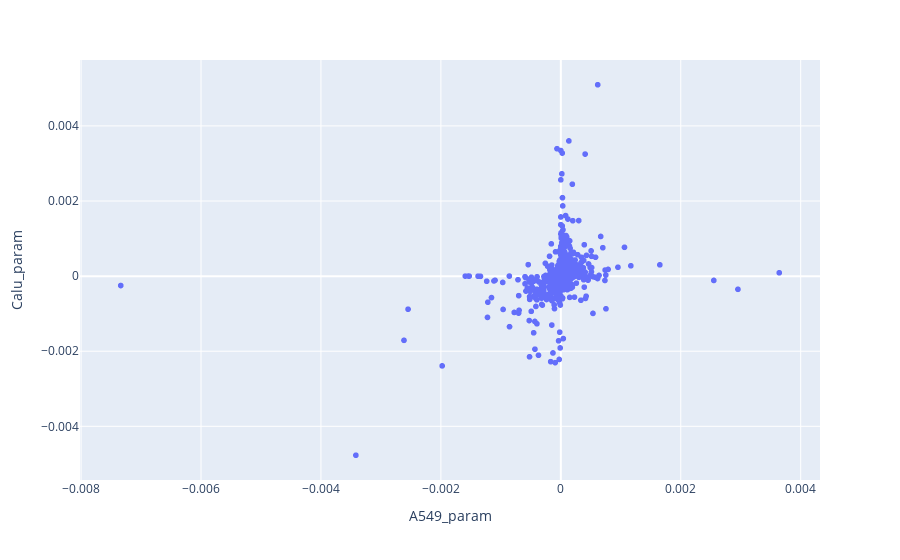

The notebook cell saved with this chart:
### Markdown cell above
#### 3. Results

### Code cell
#scatterplott of the results (coefficients)
fig = px.scatter(merged_results, x='A549_param', y='Calu_param', hover_data = ['gen'])
fig.show()

### Figure 1 — Plotly figure (JSON) as saved in the notebook; plotly's stock layout.template omitted (floating-point values rounded to 4 significant figures; data arrays with more than 128 entries replaced by an {"elided": "..."} marker saying what was removed)
{"data": [{"customdata": {"elided": "15935x1 str values"}, "hovertemplate": "A549_param=%{x}<br>Calu_param=%{y}<br>gen=%{customdata[0]}<extra></extra>", "legendgroup": "", "marker": {"color": "#636efa", "symbol": "circle"}, "mode": "markers", "name": "", "showlegend": false, "type": "scattergl", "x": {"elided": "15935 float values"}, "xaxis": "x", "y": {"elided": "15935 float values"}, "yaxis": "y"}], "layout": {"legend": {"tracegroupgap": 0}, "margin": {"t": 60}, "xaxis": {"anchor": "y", "domain": [0, 1], "title": {"text": "A549_param"}}, "yaxis": {"anchor": "x", "domain": [0, 1], "title": {"text": "Calu_param"}}}}
